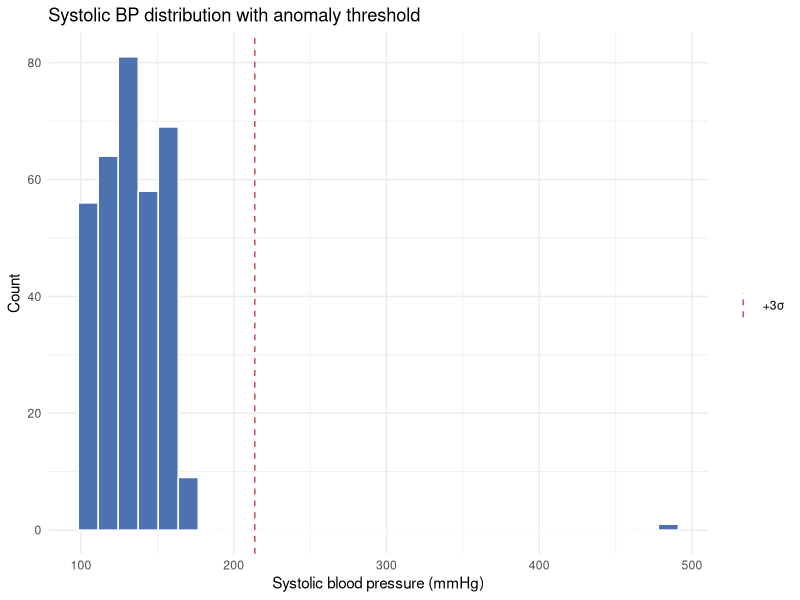

Write R code to recreate this figure.
## ---- chunk 1
# --- Self-contained synthetic EHR generator (identical to Part I) ---
# This is the SAME generator from Module 1. We rebuild the fake hospital database
# here so this notebook can run on its own. Nothing here is a real patient.
library(dplyr)
library(tibble)

# This function generates a synthetic electronic health record (EHR) dataset.
# It creates mock tables for patients, encounters, observations, conditions, and medications,
# all with plausible structure, but not referencing any real patients or requiring external data.
make_synthetic_ehr <- function(n_patients = 200, seed = 42) {
  # Generate a small, internally-consistent synthetic EHR dataset.
  # Returns a list of linked tibbles: patients, encounters, observations,
  # conditions, and medications. This is for illustrative, educational use.
  set.seed(seed)  # same seed => same fake people every run

  # --- patients table ---
  # Create a tibble with n_patients patients, each with a name, sex, age, and birth year.
  first <- c("Ava","Liam","Noah","Mia","Zoe","Omar","Ivan","Sara","Leo","Nina",
             "Ruth","Kai","Yara","Theo","Ida","Sam","Ana","Eli","Rex","Uma")
  last  <- c("Khan","Ortiz","Chen","Diaz","Patel","Ali","Brown","Nash","Reed","Vega",
             "Cole","Frost","Grant","Hale","Iqbal","Jain","Kerr","Lund","Mora","Park")
  sexes <- sample(c("male", "female"), size = n_patients, replace = TRUE, prob = c(0.49, 0.51))
  ages  <- sample(18:89, size = n_patients, replace = TRUE)
  # Columns:
  #   patient_id  — unique ID, e.g. "P1000", "P1001"
  #   given_name / family_name — randomly chosen from the name lists
  #   sex, age — pre-generated vectors
  #   birth_year — derived from age, assuming the reference year 2026
  patients <- tibble(
    patient_id  = sprintf("P%d", 1000 + (0:(n_patients - 1))),
    given_name  = sample(first, size = n_patients, replace = TRUE),
    family_name = sample(last,  size = n_patients, replace = TRUE),
    sex         = sexes,
    age         = ages,
    birth_year  = 2026 - ages
  )

  # --- encounters table ---
  # Each patient gets 1–4 visits. Types and dates are random but internally consistent.
  #   encounter_id    — unique, zero-padded (E00001, E00002, ...)
  #   encounter_type  — ambulatory 55%, emergency 15%, inpatient 10%, wellness 20%
  #   date            — a random day in a 3-year window starting 2023-01-01
  enc_types <- c("ambulatory", "emergency", "inpatient", "wellness")
  enc_list <- vector("list", 0)
  n <- 0
  for (pid in patients$patient_id) {
    n_visits <- sample.int(4, 1)  # 1 to 4 encounters per patient
    for (j in seq_len(n_visits)) {
      n <- n + 1
      day <- sample(0:(365 * 3 - 1), 1)  # offset within 3 years
      enc_list[[n]] <- tibble(
        encounter_id = sprintf("E%05d", n),
        patient_id = pid,
        encounter_type = sample(enc_types, 1, prob = c(0.55, 0.15, 0.10, 0.20)),
        date = as.Date("2023-01-01") + day
      )
    }
  }
  encounters <- bind_rows(enc_list)

  # --- observations table ---
  # Labs and vitals attached to encounters. Each row is (name, unit, lo, hi).
  # A value is drawn uniformly in [lo, hi]; 70% of (encounter, measure) pairs exist
  # so the table looks sparse the way a real EHR does.
  obs_defs <- tribble(
    ~name, ~unit, ~lo, ~hi,
    "Body height", "cm", 150, 195,
    "Body weight", "kg", 50, 110,
    "Systolic blood pressure", "mmHg", 100, 165,
    "Heart rate", "/min", 55, 100,
    "Hemoglobin A1c", "%", 4.8, 9.5
  )
  obs_list <- vector("list", 0)
  m <- 0
  for (i in seq_len(nrow(encounters))) {
    e <- encounters[i, ]
    for (k in seq_len(nrow(obs_defs))) {
      if (runif(1) < 0.7) {
        m <- m + 1
        obs_list[[m]] <- tibble(
          observation_id = sprintf("O%06d", m),
          encounter_id = e$encounter_id,
          patient_id = e$patient_id,
          observation = obs_defs$name[k],
          value = round(runif(1, obs_defs$lo[k], obs_defs$hi[k]), 1),
          unit = obs_defs$unit[k],
          date = e$date
        )
      }
    }
  }
  observations <- bind_rows(obs_list)

  # --- conditions table ---
  # Each patient is assigned 0–3 unique diagnoses from a small pool.
  cond_pool <- c("Essential hypertension", "Type 2 diabetes mellitus", "Asthma",
                 "Acute bronchitis", "Major depressive disorder", "Osteoarthritis",
                 "Chronic kidney disease", "Anemia")
  cond_list <- vector("list", 0)
  cn <- 0
  for (pid in patients$patient_id) {
    n_cond <- sample(0:3, 1)
    if (n_cond > 0) {
      chosen <- sample(cond_pool, size = n_cond, replace = FALSE)
      for (cc in chosen) {
        cn <- cn + 1
        cond_list[[cn]] <- tibble(condition_id = sprintf("C%05d", cn), patient_id = pid, condition = cc)
      }
    }
  }
  conditions <- bind_rows(cond_list)

  # --- medications table ---
  # Same pattern as conditions: 0–3 unique drugs per patient.
  med_pool <- c("Lisinopril", "Metformin", "Albuterol", "Atorvastatin",
                "Sertraline", "Amoxicillin", "Ibuprofen", "Hydrochlorothiazide")
  med_list <- vector("list", 0)
  mn <- 0
  for (pid in patients$patient_id) {
    n_med <- sample(0:3, 1)
    if (n_med > 0) {
      chosen <- sample(med_pool, size = n_med, replace = FALSE)
      for (mm in chosen) {
        mn <- mn + 1
        med_list[[mn]] <- tibble(medication_id = sprintf("M%05d", mn), patient_id = pid, medication = mm)
      }
    }
  }
  medications <- bind_rows(med_list)

  list(
    patients = patients,
    encounters = encounters,
    observations = observations,
    conditions = conditions,
    medications = medications
  )
}

# Generate the five linked tables. Each notebook in this series starts from here.
ehr <- make_synthetic_ehr()
cat("Tables:", paste(sprintf("%s (%d rows)", names(ehr), sapply(ehr, nrow)), collapse = ", "), "\n")
## ---- chunk 2
# Inject controlled defects into COPIES of the tables so the original `ehr`
# list stays clean. Real DQ tooling is tested the same way: you need known
# bad rows to confirm the checks actually fire.
#
# The five defects cover the three Kahn dimensions we will check:
#   age = 210          -> plausibility (impossible age)
#   sex = "unknown"    -> conformance / value-domain (not in {male, female})
#   value = 480        -> plausibility (impossible systolic BP)
#   value = NA         -> completeness (missing lab)
#   patient_id = P9999 -> conformance / relational (broken foreign key)
patients <- ehr$patients
observations <- ehr$observations

patients$age[1] <- 210        # implausible age
patients$sex[2] <- "unknown"  # nonconformant category

# We target a Systolic blood pressure row specifically (rather than a fixed
# row number, as the Python notebook does) so the anomaly-detection example
# in 8.3 has a guaranteed outlier to find — R's random stream doesn't line up
# with the same row positions as numpy's.
sbp_idx <- which(observations$observation == "Systolic blood pressure")[1]
observations$value[sbp_idx] <- 480  # impossible systolic BP

miss_idx <- which(observations$observation != "Systolic blood pressure")[3]
observations$value[miss_idx] <- NA  # missing value

fk_idx <- which(observations$observation != "Systolic blood pressure")[1]
observations$patient_id[fk_idx] <- "P9999"  # broken referential link

cat("Injected 5 defects across patients & observations for the checks to find.\n")
## ---- chunk 3
# Conformance asks: are values the RIGHT TYPE, in the ALLOWED DOMAIN, and are
# RELATIONSHIPS intact? We implement two of those sub-checks here.
#
# Each issue is a length-5 list:
#   (dimension, table, column, row-id, bad-value)
# so a scorecard later can group them without parsing free text.
check_conformance <- function(patients, observations) {
  issues <- list()

  # Value-domain: sex must be in the allowed set {male, female}.
  # ! flips the boolean mask, so we keep rows whose sex is NOT in that set.
  bad_sex <- patients[!(patients$sex %in% c("male", "female")), ]
  for (i in seq_len(nrow(bad_sex))) {
    r <- bad_sex[i, ]
    issues[[length(issues) + 1]] <- list("conformance/value-domain", "patients", "sex",
                                          r$patient_id, r$sex)
  }

  # Relational (referential integrity): every observations.patient_id must
  # exist in patients. An orphan row is a broken link — the lab has no owner.
  valid_ids <- unique(patients$patient_id)
  orphans <- observations[!(observations$patient_id %in% valid_ids), ]
  for (i in seq_len(nrow(orphans))) {
    r <- orphans[i, ]
    issues[[length(issues) + 1]] <- list("conformance/relational", "observations", "patient_id",
                                          r$observation_id, r$patient_id)
  }
  issues
}

conf_issues <- check_conformance(patients, observations)
for (i in conf_issues) {
  cat(sprintf("('%s', '%s', '%s', '%s', '%s')\n", i[[1]], i[[2]], i[[3]], i[[4]], i[[5]]))
}
## ---- chunk 4
# Completeness asks: is expected data PRESENT?
# We count missing observation values overall, then break the rate down by
# observation type (A1c vs heart rate vs ...) so you can see which measure
# is holey — a missing A1c is a different operational problem than a missing height.
check_completeness <- function(observations) {
  miss <- sum(is.na(observations$value))  # how many NA values
  pct <- 100 * miss / nrow(observations)  # as a percent of all rows

  # Group by observation name and take the mean of a TRUE/FALSE missing flag.
  # mean() of a logical vector is the proportion missing; * 100 turns it into %.
  profile <- observations %>%
    mutate(missing = is.na(value)) %>%
    group_by(observation) %>%
    summarise(pct_missing = round(100 * mean(missing), 1), .groups = "drop")

  list(miss = miss, pct = pct, profile = profile)
}

comp <- check_completeness(observations)
cat(sprintf("Missing observation values: %d (%.1f%%)\n", comp$miss, comp$pct))
cat("\nMissingness by observation type:\n")
print(as.data.frame(comp$profile), row.names = FALSE)
## ---- chunk 5
# Plausibility asks: are the values BELIEVABLE even if they have the right type?
# Atemporal = a single value in a sane range (age, lab). Temporal (exercise 1)
# would check order: birth before any encounter, admission before discharge.
#
# These bounds are coarse "could a living human have this?" ranges, not
# clinical reference ranges. Age 210 and SBP 480 should never survive.
RANGES <- list(
  "Systolic blood pressure" = c(60, 250),
  "Heart rate" = c(30, 220),
  "Hemoglobin A1c" = c(3, 20),
  "Body weight" = c(2, 350),
  "Body height" = c(30, 250)
)

check_plausibility <- function(patients, observations) {
  issues <- list()

  # Atemporal: age must be in [0, 120]
  bad_age <- patients[patients$age < 0 | patients$age > 120, ]
  for (i in seq_len(nrow(bad_age))) {
    r <- bad_age[i, ]
    issues[[length(issues) + 1]] <- list("plausibility/atemporal", "patients", "age",
                                          r$patient_id, r$age)
  }

  # Atemporal: each observation value must fall in its RANGES entry.
  # Rows with a missing value are skipped -- we already counted those under
  # completeness. A measure with no RANGES entry never gets flagged (-Inf, Inf).
  obs_nonmiss <- observations[!is.na(observations$value), ]
  for (i in seq_len(nrow(obs_nonmiss))) {
    r <- obs_nonmiss[i, ]
    rng <- RANGES[[r$observation]]
    if (is.null(rng)) rng <- c(-Inf, Inf)
    if (!(r$value >= rng[1] && r$value <= rng[2])) {
      issues[[length(issues) + 1]] <- list("plausibility/atemporal", "observations", r$observation,
                                            r$observation_id, r$value)
    }
  }
  issues
}

plaus_issues <- check_plausibility(patients, observations)
for (i in plaus_issues) {
  cat(sprintf("('%s', '%s', '%s', '%s', %s)\n", i[[1]], i[[2]], i[[3]], i[[4]], i[[5]]))
}
## ---- chunk 6
# Range checks catch values that are physically impossible. Anomaly detection
# catches values that are *possible* but statistically extreme in THIS dataset.
# A z-score of 3 means "3 standard deviations from the mean" — a common cutoff.
#
# z = (value - mean) / sd
# |z| > 3 -> flag as an outlier (the injected SBP of 480 will light up)
library(ggplot2)

sbp <- observations %>%
  filter(observation == "Systolic blood pressure") %>%
  filter(!is.na(value))

mean_sbp <- mean(sbp$value)
std_sbp <- sd(sbp$value)
sbp <- sbp %>% mutate(z = (value - mean_sbp) / std_sbp)
outliers <- sbp %>% filter(abs(z) > 3)

cat(sprintf("Systolic BP: mean=%.1f, std=%.1f\n", mean_sbp, std_sbp))
cat(sprintf("Outliers (|z|>3): %d\n", nrow(outliers)))
print(as.data.frame(outliers[, c("observation_id", "value", "z")]), row.names = FALSE)

ggplot(sbp, aes(x = value)) +
  geom_histogram(bins = 30, fill = "#4C72B0", color = "white") +
  geom_vline(aes(xintercept = mean_sbp + 3 * std_sbp, linetype = "+3σ"), color = "#C44E52") +
  scale_linetype_manual(name = "", values = "dashed") +
  labs(title = "Systolic BP distribution with anomaly threshold",
       x = "Systolic blood pressure (mmHg)", y = "Count") +
  theme_minimal()
## ---- chunk 7
# A scorecard rolls the three Kahn dimensions into one table a steward can scan.
# n_issues = 0 -> PASS, anything else -> FLAG. This is the same idea as Module 6's
# validation gate, just reported instead of aborting the load.
dq_scorecard <- function(patients, observations) {
  conf <- check_conformance(patients, observations)
  plaus <- check_plausibility(patients, observations)
  comp <- check_completeness(observations)

  card <- tibble(
    dimension = c("Conformance", "Completeness", "Plausibility"),
    check = c("value-domain + referential", "missing observation values", "range/age violations"),
    n_issues = c(length(conf), as.integer(comp$miss), length(plaus))
  )
  # ifelse() is vectorized if-then: 0 issues -> PASS, otherwise FLAG
  card$status <- ifelse(card$n_issues == 0, "PASS", "FLAG")
  card
}

scorecard <- dq_scorecard(patients, observations)
cat("DATA QUALITY SCORECARD\n")
print(as.data.frame(scorecard), row.names = FALSE)
## ---- chunk 8
# A DQ result is only actionable if you can trace WHERE each value came from
# and WHAT happened to it. This list is the minimum provenance to store with
# any processed dataset: who generated it, when, how big it was, which checks
# ran, and any known caveats (here: we injected 5 defects on purpose).
library(lubridate)
library(jsonlite)

provenance <- list(
  dataset = "synthetic_ehr_v1",
  generated_by = "make_synthetic_ehr(seed=42)",  # seed makes it re-runnable
  processed_at = format(with_tz(now(), "UTC"), "%Y-%m-%dT%H:%M:%S+00:00"),
  row_counts = setNames(as.list(sapply(ehr, nrow)), names(ehr)),
  dq_checks_run = list("conformance", "completeness", "plausibility"),
  known_defects_injected = 5
)

# toJSON() pretty-prints the list so it can be saved beside the dataset
cat(toJSON(provenance, auto_unbox = TRUE, pretty = TRUE))
